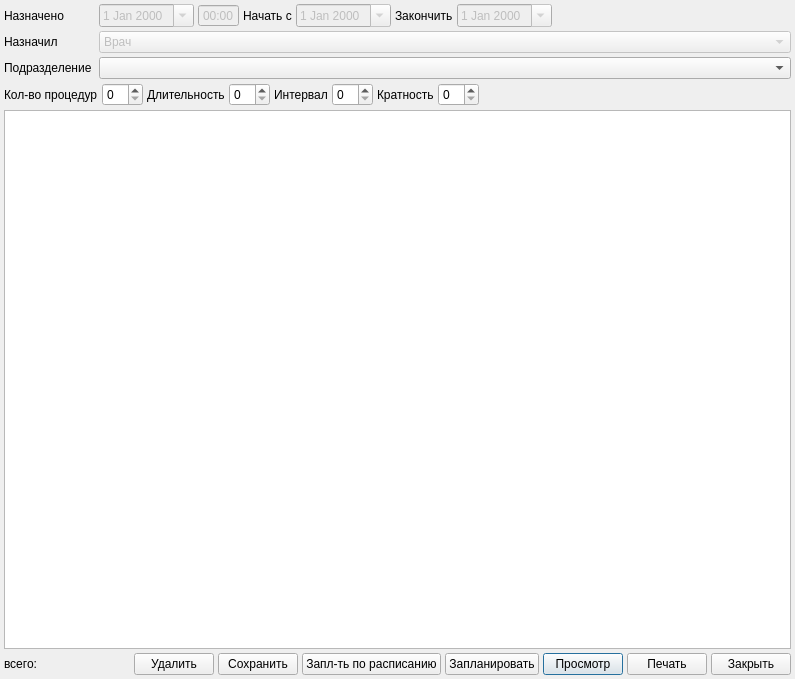
<?xml version="1.0" encoding="UTF-8"?>
<ui version="4.0">
 <class>ExecutionPlanDialog</class>
 <widget class="QDialog" name="ExecutionPlanDialog">
  <property name="geometry">
   <rect>
    <x>0</x>
    <y>0</y>
    <width>795</width>
    <height>679</height>
   </rect>
  </property>
  <property name="windowTitle">
   <string>Dialog</string>
  </property>
  <layout class="QGridLayout" name="gridLayout">
   <property name="margin">
    <number>4</number>
   </property>
   <property name="spacing">
    <number>4</number>
   </property>
   <item row="0" column="0">
    <widget class="QLabel" name="lblAPDirectionDate">
     <property name="text">
      <string>Назначено</string>
     </property>
     <property name="buddy">
      <cstring>edtDirectionDate</cstring>
     </property>
    </widget>
   </item>
   <item row="0" column="1">
    <widget class="CDateEdit" name="edtDirectionDate">
     <property name="enabled">
      <bool>false</bool>
     </property>
     <property name="whatsThis">
      <string>дата начала осмотра</string>
     </property>
     <property name="calendarPopup">
      <bool>true</bool>
     </property>
    </widget>
   </item>
   <item row="0" column="4">
    <widget class="CDateEdit" name="edtBegDate">
     <property name="enabled">
      <bool>false</bool>
     </property>
     <property name="whatsThis">
      <string>дата окончания осмотра</string>
     </property>
     <property name="calendarPopup">
      <bool>true</bool>
     </property>
    </widget>
   </item>
   <item row="0" column="5">
    <widget class="QLabel" name="lblAPEndDate">
     <property name="sizePolicy">
      <sizepolicy hsizetype="Maximum" vsizetype="Preferred">
       <horstretch>0</horstretch>
       <verstretch>0</verstretch>
      </sizepolicy>
     </property>
     <property name="text">
      <string>Закончить</string>
     </property>
     <property name="buddy">
      <cstring>edtEndDate</cstring>
     </property>
    </widget>
   </item>
   <item row="0" column="2">
    <widget class="QTimeEdit" name="edtDirectionTime">
     <property name="enabled">
      <bool>false</bool>
     </property>
     <property name="buttonSymbols">
      <enum>QAbstractSpinBox::NoButtons</enum>
     </property>
     <property name="displayFormat">
      <string>HH:mm</string>
     </property>
    </widget>
   </item>
   <item row="0" column="3">
    <widget class="QLabel" name="lblAPBegDate">
     <property name="text">
      <string>Начать с</string>
     </property>
     <property name="buddy">
      <cstring>edtBegDate</cstring>
     </property>
    </widget>
   </item>
   <item row="3" column="0" colspan="8">
    <layout class="QHBoxLayout" name="horizontalLayout">
     <property name="spacing">
      <number>4</number>
     </property>
     <item>
      <widget class="QLabel" name="lblQuantity">
       <property name="text">
        <string>Кол-во процедур</string>
       </property>
      </widget>
     </item>
     <item>
      <widget class="QSpinBox" name="edtQuantity">
       <property name="toolTip">
        <string>При изменении значений в полях &quot;Длительность&quot; или &quot;Кратность&quot; значение поля &quot;Кол-во процедур&quot; высчитывается автоматически</string>
       </property>
      </widget>
     </item>
     <item>
      <widget class="QLabel" name="lblDuration">
       <property name="sizePolicy">
        <sizepolicy hsizetype="Maximum" vsizetype="Preferred">
         <horstretch>0</horstretch>
         <verstretch>0</verstretch>
        </sizepolicy>
       </property>
       <property name="toolTip">
        <string>Длительность курса лечения в днях.</string>
       </property>
       <property name="text">
        <string>Длительность</string>
       </property>
      </widget>
     </item>
     <item>
      <widget class="QSpinBox" name="edtDuration">
       <property name="sizePolicy">
        <sizepolicy hsizetype="Maximum" vsizetype="Fixed">
         <horstretch>0</horstretch>
         <verstretch>0</verstretch>
        </sizepolicy>
       </property>
       <property name="toolTip">
        <string>Длительность курса лечения в днях.</string>
       </property>
      </widget>
     </item>
     <item>
      <widget class="QLabel" name="lblPeriodicity">
       <property name="sizePolicy">
        <sizepolicy hsizetype="Maximum" vsizetype="Preferred">
         <horstretch>0</horstretch>
         <verstretch>0</verstretch>
        </sizepolicy>
       </property>
       <property name="toolTip">
        <string>0 - каждый день,
1 - через 1 день,
2 - через 2 дня,
3 - через 3 дня,
и т.д.</string>
       </property>
       <property name="text">
        <string>Интервал</string>
       </property>
      </widget>
     </item>
     <item>
      <widget class="QSpinBox" name="edtPeriodicity">
       <property name="sizePolicy">
        <sizepolicy hsizetype="Maximum" vsizetype="Fixed">
         <horstretch>0</horstretch>
         <verstretch>0</verstretch>
        </sizepolicy>
       </property>
       <property name="toolTip">
        <string>0 - каждый день,
1 - через 1 день,
2 - через 2 дня,
3 - через 3 дня,
и т.д.</string>
       </property>
      </widget>
     </item>
     <item>
      <widget class="QLabel" name="lblAliquoticity">
       <property name="toolTip">
        <string>Сколько раз в сутки.</string>
       </property>
       <property name="text">
        <string>Кратность</string>
       </property>
      </widget>
     </item>
     <item>
      <widget class="QSpinBox" name="edtAliquoticity">
       <property name="sizePolicy">
        <sizepolicy hsizetype="Maximum" vsizetype="Fixed">
         <horstretch>0</horstretch>
         <verstretch>0</verstretch>
        </sizepolicy>
       </property>
       <property name="toolTip">
        <string>Сколько раз в сутки.</string>
       </property>
      </widget>
     </item>
     <item>
      <spacer name="horizontalSpacer_2">
       <property name="orientation">
        <enum>Qt::Horizontal</enum>
       </property>
       <property name="sizeHint" stdset="0">
        <size>
         <width>40</width>
         <height>20</height>
        </size>
       </property>
      </spacer>
     </item>
    </layout>
   </item>
   <item row="0" column="6">
    <widget class="CDateEdit" name="edtEndDate">
     <property name="enabled">
      <bool>false</bool>
     </property>
     <property name="calendarPopup">
      <bool>true</bool>
     </property>
    </widget>
   </item>
   <item row="0" column="7">
    <spacer name="horizontalSpacer">
     <property name="orientation">
      <enum>Qt::Horizontal</enum>
     </property>
     <property name="sizeHint" stdset="0">
      <size>
       <width>43</width>
       <height>20</height>
      </size>
     </property>
    </spacer>
   </item>
   <item row="1" column="0">
    <widget class="QLabel" name="lblAPSetPerson">
     <property name="sizePolicy">
      <sizepolicy hsizetype="Maximum" vsizetype="Preferred">
       <horstretch>0</horstretch>
       <verstretch>0</verstretch>
      </sizepolicy>
     </property>
     <property name="text">
      <string>Назначил</string>
     </property>
     <property name="buddy">
      <cstring>cmbSetPerson</cstring>
     </property>
    </widget>
   </item>
   <item row="6" column="0" colspan="8">
    <layout class="QHBoxLayout">
     <property name="spacing">
      <number>4</number>
     </property>
     <property name="margin">
      <number>0</number>
     </property>
     <item>
      <widget class="QLabel" name="label">
       <property name="text">
        <string>всего: </string>
       </property>
      </widget>
     </item>
     <item>
      <spacer>
       <property name="orientation">
        <enum>Qt::Horizontal</enum>
       </property>
       <property name="sizeHint" stdset="0">
        <size>
         <width>40</width>
         <height>20</height>
        </size>
       </property>
      </spacer>
     </item>
     <item>
      <widget class="QPushButton" name="btnDeleted">
       <property name="text">
        <string>Удалить</string>
       </property>
      </widget>
     </item>
     <item>
      <widget class="QPushButton" name="btnSave">
       <property name="text">
        <string>Сохранить</string>
       </property>
      </widget>
     </item>
     <item>
      <widget class="QPushButton" name="btnSchedule">
       <property name="text">
        <string>Запл-ть по расписанию</string>
       </property>
      </widget>
     </item>
     <item>
      <widget class="QPushButton" name="btnPlan">
       <property name="text">
        <string>Запланировать</string>
       </property>
      </widget>
     </item>
     <item>
      <widget class="QPushButton" name="btnEdit">
       <property name="whatsThis">
        <string>изменить текущую запись</string>
       </property>
       <property name="text">
        <string>Просмотр</string>
       </property>
       <property name="shortcut">
        <string>F4</string>
       </property>
       <property name="default">
        <bool>true</bool>
       </property>
      </widget>
     </item>
     <item>
      <widget class="QPushButton" name="btnPrint">
       <property name="text">
        <string>Печать</string>
       </property>
      </widget>
     </item>
     <item>
      <widget class="QPushButton" name="btnCancel">
       <property name="whatsThis">
        <string>выйти из списка без выбора</string>
       </property>
       <property name="text">
        <string>Закрыть</string>
       </property>
      </widget>
     </item>
    </layout>
   </item>
   <item row="4" column="0" colspan="8">
    <widget class="CExecutionPlanTableView" name="tblExecutionPlan"/>
   </item>
   <item row="1" column="1" colspan="7">
    <widget class="CPersonComboBoxEx" name="cmbSetPerson">
     <property name="enabled">
      <bool>false</bool>
     </property>
     <item>
      <property name="text">
       <string>Врач</string>
      </property>
     </item>
    </widget>
   </item>
   <item row="2" column="0">
    <widget class="QLabel" name="lblOrgStructure">
     <property name="text">
      <string>Подразделение </string>
     </property>
    </widget>
   </item>
   <item row="2" column="1" colspan="7">
    <widget class="COrgStructureNodeDisableComboBox" name="cmbOrgStructure"/>
   </item>
  </layout>
 </widget>
 <customwidgets>
  <customwidget>
   <class>CDateEdit</class>
   <extends>QDateEdit</extends>
   <header>library/DateEdit</header>
  </customwidget>
  <customwidget>
   <class>CPersonComboBoxEx</class>
   <extends>QComboBox</extends>
   <header>Orgs/PersonComboBoxEx.h</header>
  </customwidget>
  <customwidget>
   <class>CExecutionPlanTableView</class>
   <extends>QTableView</extends>
   <header>ExecutionPlanTableView.h</header>
  </customwidget>
  <customwidget>
   <class>COrgStructureNodeDisableComboBox</class>
   <extends>QComboBox</extends>
   <header>Orgs/OrgStructComboBoxes.h</header>
  </customwidget>
 </customwidgets>
 <tabstops>
  <tabstop>edtDirectionDate</tabstop>
  <tabstop>edtDirectionTime</tabstop>
  <tabstop>edtBegDate</tabstop>
  <tabstop>edtEndDate</tabstop>
  <tabstop>cmbSetPerson</tabstop>
  <tabstop>cmbOrgStructure</tabstop>
  <tabstop>edtQuantity</tabstop>
  <tabstop>edtDuration</tabstop>
  <tabstop>edtPeriodicity</tabstop>
  <tabstop>edtAliquoticity</tabstop>
  <tabstop>tblExecutionPlan</tabstop>
  <tabstop>btnSchedule</tabstop>
  <tabstop>btnPlan</tabstop>
  <tabstop>btnEdit</tabstop>
  <tabstop>btnDeleted</tabstop>
  <tabstop>btnSave</tabstop>
  <tabstop>btnPrint</tabstop>
  <tabstop>btnCancel</tabstop>
 </tabstops>
 <resources/>
 <connections/>
</ui>
